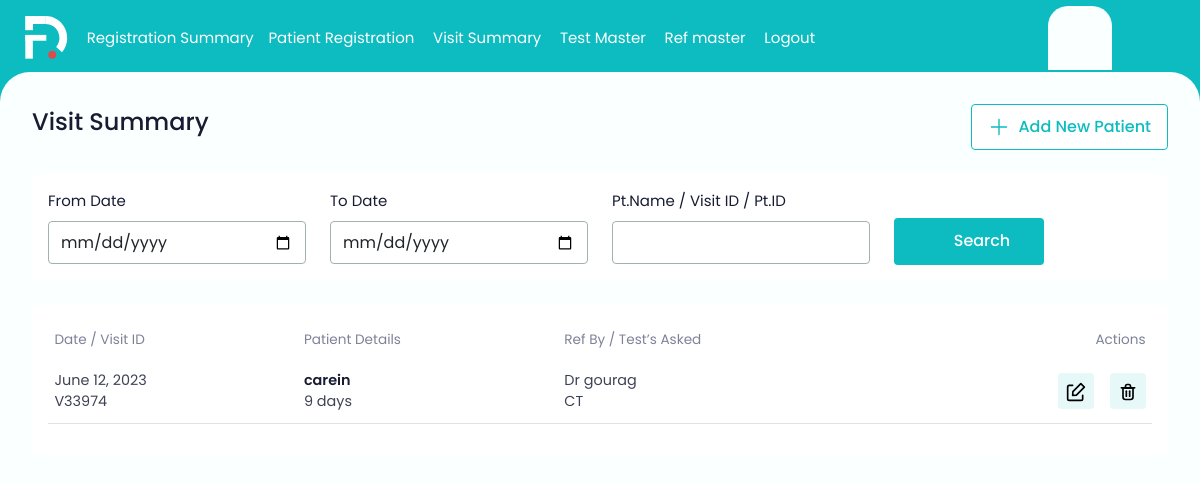
Before: /visitsummary/ (signed in) with the older database file.
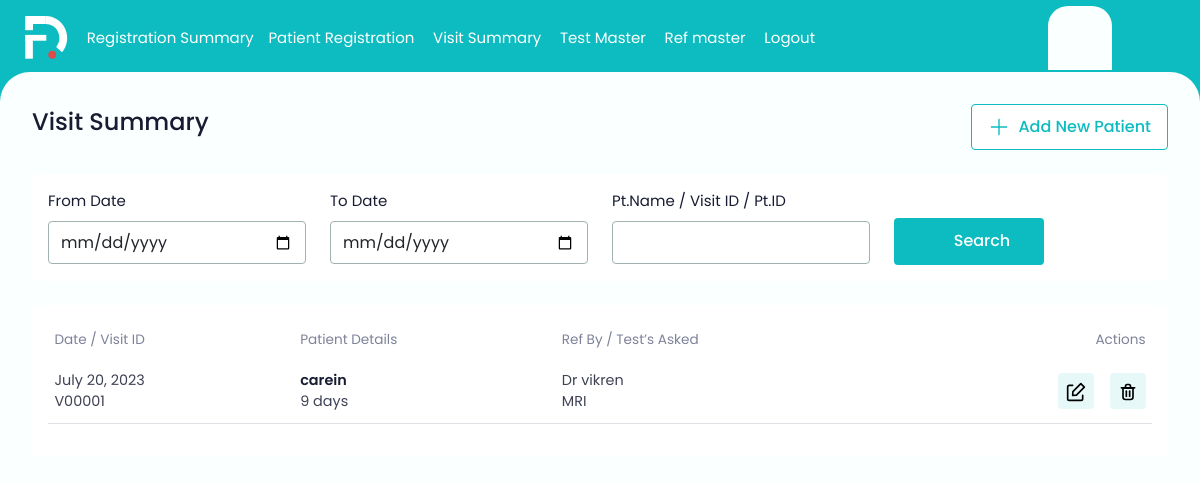
After: the same page with the newer database file.
### ekonapp/models.py (models this page shows)
class Visit(models.Model):
    patient = models.ForeignKey(ekon, on_delete=models.CASCADE)
    patient_category = models.CharField(max_length=255)
    ref_dr =  models.CharField(max_length=255)
    selected_test = models.CharField(max_length=255)
    visit_id = models.CharField(max_length=100)
    date =  models.DateField(auto_now_add=True)

class ekon(models.Model):
    uhid = models.CharField(max_length=255)
    Mr = 'Mr'
    Miss = 'Miss'
    STATUS_CHOICES = [
        (Mr, 'Mr'),
        (Miss, 'Miss'),
    ]
    title = models.CharField(max_length=255)
    male = 'male'
    female = 'female'
    STATUS_CHOICES = [
        (male, 'male'),
        (female, 'female'),
    ]
    gender = models.CharField(max_length=255)
    patient_name = models.CharField(max_length=255)
    dob = models.DateField()
    age = models.CharField(max_length=255)
    email_id = models.EmailField()
    contact_number = models.CharField(max_length=255)
    date =  models.DateField(auto_now_add=True)
    Active = 'Active'
    Inactive = 'Inactive'
    STATUS_CHOICES = [
        (Active, 'Active'),
        (Inactive, 'Inactive'),
    ]
    status = models.CharField(max_length=255, choices=STATUS_CHOICES)
    accession_number = models.CharField(max_length=50)

### ekonapp/decorators.py (the view)
    def wrapper(request, *args, **kwargs):
        if not request.user.is_authenticated:
            return redirect('registerlogin')
        elif not Device.objects.filter(user=request.user, is_registered=True).exists():
            return redirect('register_device')
        else:
            return view_func(request, *args, **kwargs)

### ekonapp/views.py (called while the page is built)
@login_required
@device_required
def visitsummary(request):
    visits = Visit.objects.all()
    if request.method == 'POST':
        visit_id = request.POST.get('visit_id')
        status = request.POST.get('status')
        from_date = request.POST.get('from_date')
        to_date = request.POST.get('to_date')
        if visit_id:
            visits = visits.filter(visit_id__icontains=visit_id)
        if status:
            visits = visits.filter(status=status)
        if from_date and to_date:
            visits = visits.filter(date__range=[from_date, to_date])
        context = {'visits': visits, 'from_date': from_date, 'to_date': to_date}
    else:
        context = {'visits': visits}
    return render(request, 'visit-summary.html', context)

### ekonapp/templates/visit-summary.html (shortened to what this page needs)
{% extends 'base.html' %}
{% block content %}
{% load static %}
  <main>
    <form method="POST" action="{% url 'visitsummary' %}">
    <div class="mb-4 d-flex gap-3 align-items-center pe-3">
        <h5 class="page-heading">Visit Summary</h5>
        <div class="ms-auto">
          <div class="d-flex gap-3">
            <a href = "{% url 'patient-registration' %}">
            <button type="button" class="theme-btn-outline">
              <svg>
                  <use xlink:href="assets/images/iocn.svg#add"></use>
              </svg>
              <span>Add New Patient</span>
          </button>
        </a>
          </div>
        </div>
      </div>
    <div class="auto-scroll">
          <div class="bg-white rounded-2 p-3 mb-4">
              <div class="row">
                <div class="col-md-3">
                  <label class="form-label">From Date</label>
                  <input type="date"  name = "from_date" class="form-control ">
                </div>
                <div class="col-md-3">
                  <label class="form-label">To Date</label>
                  <input type="date" name = "to_date" class="form-control ">
                </div>
                <div class="col-md-3">
                  <label class="form-label">Pt.Name / Visit ID / Pt.ID</label>
                  <input type="text" name = "visit_id" class="form-control">
                </div>
                <div class="col-md-3">
                  <button type="search" class="theme-btn btn-h">
                      <svg>
                          <use xlink:href="{% static 'images/iocn.svg#search' %}"></use>
                      </svg>
                      <span>Search</span>
                  </button>
                </div>
              </div>
          </div>
        </form>
          <div class="bg-white rounded-2 p-3">
              <div class="table-responsive">
                  <table class="table table-data ">
                      <thead>
                        <tr>
                          <th>Date / Visit ID</th>
                          <th>Patient Details</th>
                          <th>Ref By / Test’s Asked</th>
                          <th class="text-end">Actions</th>
                        </tr>
                      </thead>
                      {% for visits in visits %}
                      <tbody>
                        <tr>
                          <td class="text-nowrap"><span>{{visits.date}}</span><br><span>{{visits.visit_id}}</span></td>
                          <td>
                            <div>
                              <div class="text-d-blue fw-semibold">{{visits.patient.patient_name}}</div>
                              <div>
                                <span>{{visits.patient.age}}</span>
                                <svg class="gender-male">
                                  <use xlink:href="{% static 'images/iocn.svg#gender-male' %}"></use>
                              </svg>
                              </div>
                          </div>
                          </td>
                          <td><span>{{visits.ref_dr}}</span><br><span>{{visits.selected_test}}</span></td>
                          <td class="text-end">
                              <div class="d-flex gap-3 justify-content-end">
                                <a href = "{% url 'scan' visits.id %}">
                                  <button type="button" class="table-btn">
                                  </button>
                                  <a href="{% url 'deletevisit' visits.id %}" >
                                  <button type="button" class="table-btn">
                                  </button>
                              </div>
                          </td>
                        </tr>
                      </tbody>
                      {% endfor %}
                    </table>
              </div>
          </div>
  </main>
</body>
</html>
{% endblock %}

### ekonapp/templates/base.html (shortened to what this page needs)
{% load static %}
<!DOCTYPE html>
<head>
    <link href="{% static 'css/bootstrap.css' %}" rel="stylesheet" />
    <link href="{% static 'css/custom.css' %}" rel="stylesheet" />
</head>
<body>
    <header>
        <div class="container-fluid px-4">
            <div class="d-flex pt-1 align-items-center">
                <div>
                    <img src="{% static 'images/app-logo.svg' %}" class="app-logo">
                    <span class="badge badge-secondary">
                </div>
                {% block head %}
                <div class="nav-item" style=" color: white;">
                    <br> <a class="nav-link" href="{% url 'registrationsummary' %}">Registration Summary<span class="badge badge-secondary">  </a>
                    <br></div>
                <div class="nav-item" style=" color: white;">
                    <br><a class="nav-link" href="{% url 'patient-registration' %}">Patient Registration <span class="badge badge-secondary"> </a>
                    <br></div><br>
                <div class="nav-item" style=" color: white;">
                    <br><a class="nav-link" href="{% url 'visitsummary' %}">Visit Summary <span class="badge badge-secondary"> </a>
                    <br></div>
                    <div class="nav-item" style=" color: white;">
                      <br><a class="nav-link" href="{% url 'testmaster' %}">Test Master <span class="badge badge-secondary"> </a>
                        <br></div>
                    <div class="nav-item" style=" color: white;">
                            <br><a class="nav-link" href="{% url 'refdrmaster' %}">Ref master <span class="badge badge-secondary"> </a>
                            <br></div>
                <div class="nav-item" style=" color: white;">
                    <br> <a class="nav-link" href="{% url 'logout' %}">Logout<span class="badge badge-secondary"> </a>
                    <br></div>
        {% endblock %}
                <div class="ms-auto">
                    <ul class="nav menu-nav">
                        <li class="nav-item">
                            <a class="nav-link active" href="#">
                                <svg>
                                    <use xlink:href="{% static 'images/iocn.svg#person' %}"></use>
                                </svg>
                            </a>
                        </li>
                        <li class="nav-item">
                            <a class="nav-link" href="#">
                                <svg>
                                    <use xlink:href="{% static 'images/iocn.svg#setting' %}"></use>
                                </svg>
                            </a>
                        </li>
                    </ul>
                </div>
            </div>
        </div>
    </header>
        {% block content %}
        {% endblock %}
    </body>
</html>

### static/css/custom.css (style rules this page uses)
body { font-family: var(--bs-theme-font-family); color: var(--bs-text-color-100); font-size: var(--bs-body-font-size); background-color: var(--bs-theme-color); }
.app-logo { height: 44px; }
.menu-nav .nav-link { padding: 0.3rem 0.5rem 0.7rem 0.5rem; }
.menu-nav .nav-link svg { width: 48px; height: 48px; color: #fff; }
.menu-nav .nav-link.active { background-color: var(--bs-bg-color); padding: 0.3rem 0.5rem 0.7rem 0.5rem; border-top-left-radius: 20px; border-top-right-radius: 20px; }
.menu-nav .nav-link.active svg { color: var(--bs-theme-color); }
main { background-color: var(--bs-bg-color); border-top-left-radius: 30px; border-top-right-radius: 30px; width: 100%; height: 100%; position: fixed; overflow: hidden; padding: 2rem 1rem 2rem 2rem; margin-right: 2rem; }
main .auto-scroll { overflow-x: hidden; overflow-y: auto; padding-right: 1rem; height: calc(100vh - 200px); }
main .page-heading { font-size: 1.5rem; font-weight: 500; color: var(--bs-text-color-100); }
main .form-control, main .form-select { padding: 0.55rem 0.75rem; border-radius: var(--bs-btn-radius); border-color: var(--bs-textbox-border); }
main .form-label { font-size: var(--bs-text-color-200); }
.theme-btn { background-color: var(--bs-theme-color); padding: 0.7rem 1rem; min-width: 150px; border: 0; font-size: 1rem; font-weight: 500; border-radius: var(--bs-btn-radius); display: flex; gap: 0.5rem; align-items: center; justify-content: center; }
.theme-btn svg { width: 18px; height: 18px; }
.theme-btn, .theme-btn svg { color: #fff; }
.theme-btn-outline { background-color: #fff; padding: 0.65rem 1rem; min-width: 150px; border: 1px solid var(--bs-theme-color); font-size: 1rem; font-weight: 500; border-radius: var(--bs-btn-radius); display: flex; gap: 0.5rem; align-items: center; justify-content: center; }
.theme-btn-outline svg { width: 22px; height: 22px; }
.theme-btn-outline, .theme-btn-outline svg { color: var(--bs-theme-color); }
.btn-h { margin-top: 1.75rem; }
.table-data { width: 100%; }
.table-data > thead th { font-size: 0.85rem; color: var(--bs-text-color-300); font-weight: 400; border-bottom: 0; background-color: #fff; position: sticky; }
.table-data > thead th, .table-data > tbody td { padding: 0.6rem 0.4rem; }
.table-data > tbody td { color: var(--bs-text-color-400); font-size: 0.9rem; vertical-align: middle; }
.table-data > tbody td .table-btn { width: 36px; height: 36px; background-color: var(--bs-table-icon-bg); border-radius: var(--bs-btn-radius); border: 0; }
.table-data > tbody td .table-btn svg { width: 20px; height: 20px; color: var(--bs-text-color-400); }
.gender-male { width: 16px; height: 16px; color: var(--bs-syblue); }
.text-d-blue { color: var(--bs-text-color-100) !important; }

Changed rows visible on the page:
removed Visit: date "June 12, 2023", visit_id "V33974", patient.patient_name "carein", patient.age "9 days", ref_dr "Dr gourag", selected_test "CT"
added Visit: date "July 20, 2023", visit_id "V00001", patient.patient_name "carein", patient.age "9 days", ref_dr "Dr vikren", selected_test "MRI"
